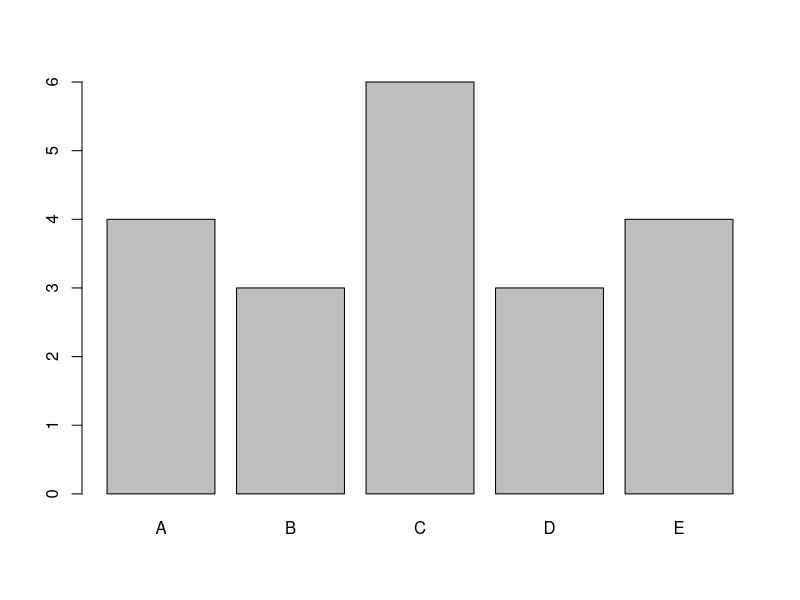
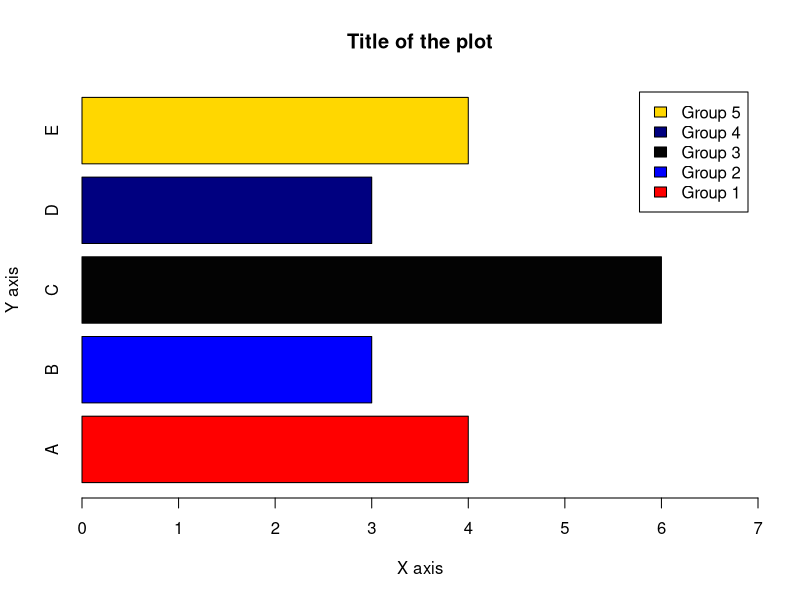
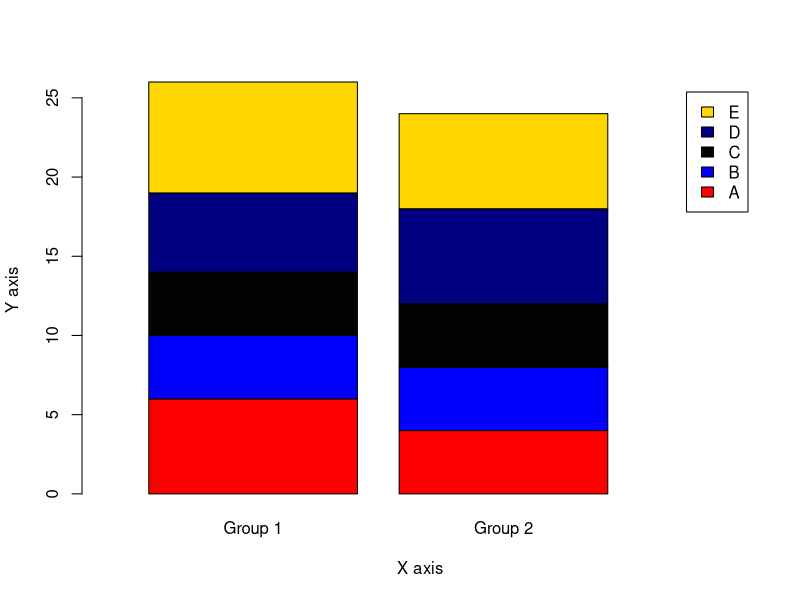
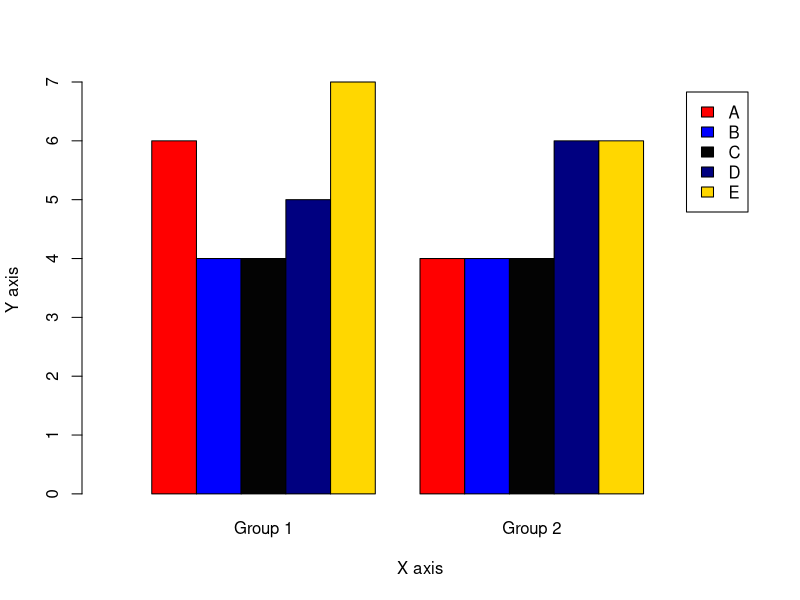
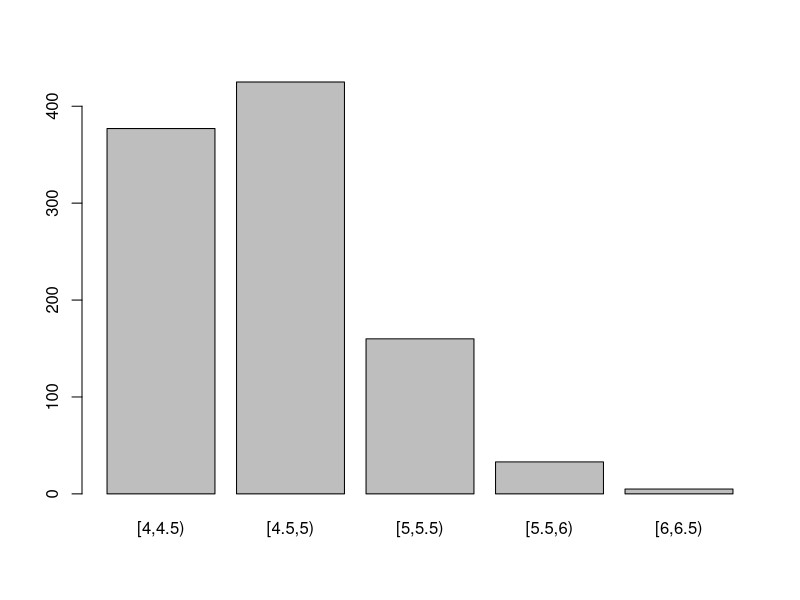
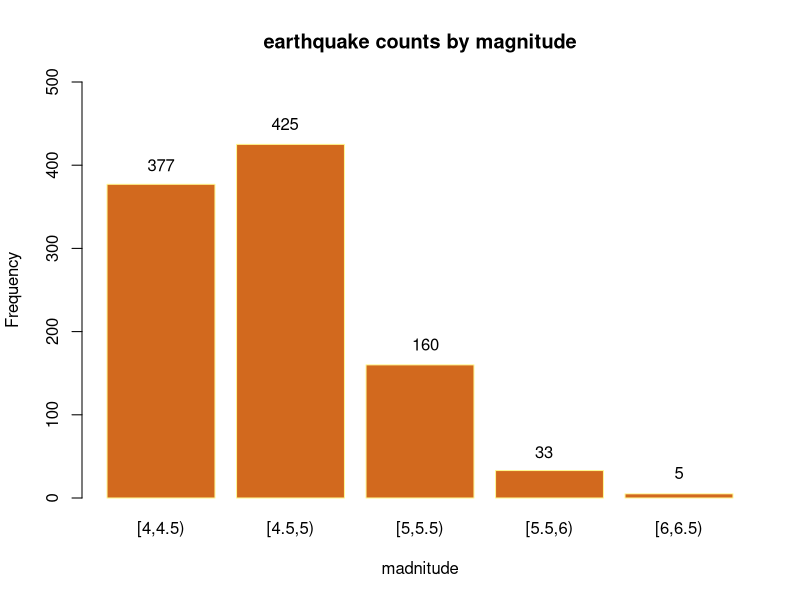
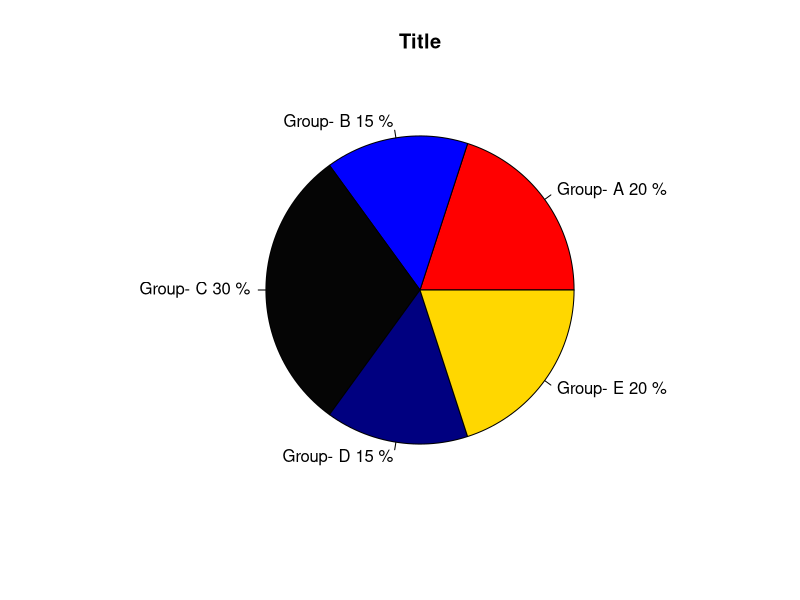
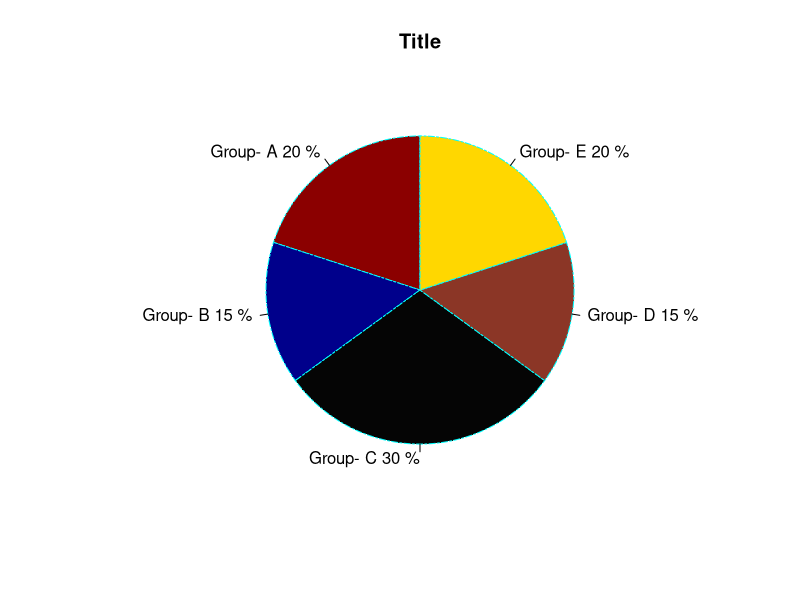

R code for these plots, in order:
### Data Visualization Project ###
##################################

# Data visualization can be defined as the use of graphical or pictorial representations to present data in a way that makes it easier to understand, analyze, and communicate.
# It involves the use of visual elements such as charts, graphs, and maps to help users better understand and interpret complex data sets. Data visualization is an important tool for exploratory data analysis, as well as for communicating results to others.
# By presenting data in a visual format, data visualization can also help to reveal new connections and insights that might not be apparent from a purely numerical or textual analysis.
# Effective data visualization allows viewers to quickly identify patterns, trends, and relationships within the data, and can be used to highlight key insights or communicate complex ideas. 

##############
### Base R ###
##############

# In base R, there are many functions that can be used to create different types of plots. 
# Although there is no clear distinction between high-level and low-level functions, I like to divide functions as such.
# I believe that there are some functions which can be called as high-level plotting functions tend to provide a convenient way to create a specific type of plot with a relatively small amount of code.
# On the other hand, there are some functions which can be called as low-level plotting functions provide more control and flexibility, but require more coding to create a plot.

# At this point, it needs to be noted that the package `ggplot2`, which will be explained later in this project, is built around the concept of "grammar of graphics", which means that it provides a set of rules for building plots by combining basic building blocks or components.
# It is possible to think low-level functions as components in the `ggplot2` package.


# There are five high-level plotting functions in the base R. There functions can be listed as follows:

# barplot() 
# pie() 
# hist() 
# boxplot() 
# plot() 

# There are five high-level plotting functions in the base R. There functions can be listed as follows:

# text()
# points() 
# lines() 
# legend()  
# abline() 
# arrows() 
# symbols()

# I think there is one thing that should be mentioned at this point. 
# High-level plotting functions can create a plot by themselves, while low-level plotting functions must have a high-level function in order to work.


# While showing each high-level function, I will try to explain the working logic of these two types of functions by adding one or more low-level functions.

###############
### Barplot ###
###############

# The barplot() function in base R is used to create bar charts, which are a type of graph that displays categorical data as rectangular bars with heights or lengths proportional to the values they represent.
# By looking at the relative heights or lengths of the bars, it might be possible to quickly compare the values and identify any trends or patterns.
# The barplot() function in base R has several arguments that can be used to customize the appearance and behavior of the resulting bar chart. 

# Here are some of the most commonly used arguments of the barplot() function: 

# height - a vector or matrix of values that represent the heights of the bars. This argument is required.
# names.arg - a vector of names or labels for the bars. The length of this vector should be equal to the length of the height vector.
# col - a vector of colors for the bars. The length of this vector should be equal to the length of the height vector.
# border - the color of the borders of the bars. The default value is "black".
# main - a main title for the plot.
# xlab - a label for the x-axis.
# ylab - a label for the y-axis.
# legend.text - a vector of labels for the legend.
# args.legend - a list of arguments to control the appearance of the legend.
# width - the width of the bars. The default value is 0.5.
# space - the amount of space between the bars. The default value is 1.
# horiz - a logical value that controls the orientation of the bars. If TRUE, the bars are horizontal; if FALSE, they are vertical. The default value is FALSE.
# density - the density of shading lines in the bars. The default value is 1.
# angle - the angle of shading lines in the bars. The default value is 45.

# Lets create a vector for barplot example:
set.seed(111)
x1 <- sample(LETTERS[1:5], size = 20, rep= T)
let <- table(x1)

# basic barplot() looks like the following:
barplot(let)

# here how it looks like if I add some of the arguments
barplot(let, main = "Title of the plot",  
        xlab = "X axis", 
        ylab = "Y axis", 
        horiz = T, 
        col = c("red", "blue", "gray1", "navy", "gold"), # assigns colors by order
        xlim = c(0,7), # limit values of the x axis
        legend.text = c("Group 1", "Group 2", "Group 3", "Group 4", "Group 5")) # add legends by order

# Advantages:
  
# Clear representation of data: Bar plots are an effective way to represent categorical data as they allow easy visualization of the data.
# Easy to understand: Bar plots are intuitive and easy to understand, even for individuals who are not familiar with the data.
# Comparing groups: They allow for easy comparison of data across different categories or groups.
# Flexibility: Bar plots can be used to display many different types of data, including frequency distributions, percentages, and counts.
# Customizability: They can be customized by changing the colors, labels, and orientation of the bars to make them more visually appealing.

# Disadvantages:
  
# Limited to categorical data: Bar plots are only useful for categorical data and may not be appropriate for continuous data.
# Limited to a small number of categories: If there are too many categories, the plot may become too cluttered to read easily.
# Misleading scaling: If the scale of the y-axis is not appropriate, the bars can be misleading and give the impression that the differences between the data points are greater or smaller than they actually are.
# Can hide differences: If the bars are too wide or too close together, differences between the data points may be obscured, making it difficult to accurately compare the data.
# Limitations in data complexity: Bar plots may not be the best choice for displaying complex data, and other visualization methods may be more appropriate.


########################
### stacked bar plot ###
########################

# A stacked bar plot is a type of bar chart that displays multiple variables by stacking them on top of each other. 
# Each bar in the chart represents a category, and the height or length of the bar represents the total value of the variables being stacked. 
# The stacked bar plot breaks down the total value of each category into different segments, with each segment representing a different variable.

set.seed(111)
x1 <- sample(LETTERS[1:5], size = 50, rep = T)        
x2 <- sample(c("Group 1", "Group 2"), size = 50, rep = T)

let2 <- table(x1,x2)

# here how stacked bar plot looks like 
barplot(let2, xlab = "X axis",
        ylab = "Y axis", 
        col = c("red", "blue", "gray1", "navy", "gold"),
        legend.text = rownames(let2),
        xlim = c(0,3))


##########################
### clustered bar plot ###
##########################

# A clustered barplot, also known as a grouped barplot, is a type of bar chart that displays multiple variables for each category by grouping them together. 
# In a clustered barplot, each category has multiple bars, one for each variable being displayed, and the bars for each variable are grouped together side by side.

barplot(let2, xlab = "X axis", 
        ylab = "Y axis", 
        col = c("red", "blue", "gray1", "navy", "gold"),
        legend.text = rownames(let2),
        xlim = c(0,14),
        beside = T) # for clustered barplot

##################################################
### barplot() with a low-level function text() ###
##################################################

# I will use `quakes` dataset
b <- seq(4,6.5, by=0.5) # setting bin widths

c <- cut(quakes$mag, breaks = b, right = F) # where to cut the values

t <- table(c)

# this is how it looks like in a basic form
barplot(t)

# lets rock this!
barplot(t, main = "earthquake counts by magnitude", xlab = "madnitude", 
        ylab = "Frequency",
        col = "chocolate",
        border = "khaki1",
        ylim = c(0,500))
text(0.7, 400,t[1])
text(1.85,450,t[2])
text(3.15,185,t[3])
text(4.25,55,t[4])
text(5.5,30,t[5])


#################
### Pie Chart ###
#################

# A pie chart is a type of circular graph that is commonly used to represent data as a set of slices, where each slice corresponds to a category and its area or angle represents the proportion of that category relative to the whole. 
# The total area or angle of the pie represents the total value of the data being displayed. The pie() function in R is used to create a pie chart

# Here are some of the most commonly used arguments of pie() function: 

# x: A vector of non-negative numeric values that specifies the data to be represented in the pie chart.
# labels: A character vector of labels to be used for each slice of the pie chart.
# main: A title for the pie chart.
# col: A vector of colors to be used for each slice of the pie chart.
# border: A color to be used for the border of each slice of the pie chart.
# lty: The line type to be used for the border of each slice of the pie chart.
# init.angle: The starting angle in degrees for the first slice of the pie chart.
# clockwise: A logical value that specifies whether the slices of the pie chart should be drawn clockwise or counterclockwise.
# density: A value that specifies the density of shading lines for each slice of the pie chart.
# angle: A vector of angles in degrees to be used for shading each slice of the pie chart.
# ...: Additional graphical parameters to be passed to the pie() function, such as cex, font, and family.

# Lets create a vector for pie chart example:
set.seed(111)
x1 <- sample(LETTERS[1:5], size = 20, rep = T)  
let <- table(x1)

r1 <- (let/length(x1))

l1 <- paste("Group-", names(let) , sep= " " , r1*100, "%")

# basic pie() looks like the following:
pie(let, labels = l1, 
    main = "Title",
    col = c("red", "blue", "gray2", "navy", "gold")
)

# here how it looks like if we add some of the arguments
pie(let, labels = l1, 
    main = "Title",
    col = c("red4", "blue4", "gray2", "tomato4", "gold"),
    border = "cyan",
    init.angle = 90,
    lty = 6
)

# Pie charts have several advantages and disadvantages. Some of these include:
  
# Advantages:
  
# Pie charts are easy to understand and interpret, making them a popular choice for displaying data.
# They allow for easy comparison of proportions or percentages across different categories.
# Pie charts have an attractive design that can make data more appealing and engaging.
# Pie charts are efficient in terms of space and can display a large amount of data in a small area.
# They are best used to display one set of data where the categories do not have any overlapping.

# Disadvantages:
  
# Pie charts can be difficult to compare accurately, particularly if the slices are small or if there are many categories.
# They can be misleading if the slices are not drawn to scale or if the angles are not accurate.
# Pie charts may not be the best choice for displaying complex data, and other visualization methods may be more appropriate.
# Pie charts are not ideal for displaying large amounts of data or data with many categories.
# They are limited to displaying proportions and do not show absolute values or counts.

#################
### Histogram ###
#################

# A histogram is a graphical representation of the distribution of a dataset. 
# It is a type of bar plot that represents the frequency or count of values that fall within a set of intervals or "bins". 
# The x-axis represents the intervals or bins of values, while the y-axis represents the frequency or count of values that fall within each interval.

# Bin width is an important detail that has been widely studied in the literature and is still debated. 
# This is because deciding the number and width of the bins in a histogram can have a significant impact on the resulting visualization. 

# Lets look at the significance of the bins with basic histograms.
# I will use mpg variable from the `mtcars` package.

mpg <- mtcars$mpg

# here how basic histogram looks like with default bin width.
hist(mpg)

# if I change breaks as follows, it will look like this. 
hist(mpg, breaks = 2)

# Assuming that I wanted to analyse this histogram to have an idea about the distribution of the mpg variable, I would have different ideas about the distribution of the mpg variable for both graphs. 
# For this reason, there are several methods for determining the appropriate number of bins, including:

# Sturges' formula: This method uses the following formula to determine the number of bins: k = 1 + log2(n), where k is the number of bins and n is the number of data points.
# https://www.tandfonline.com/doi/abs/10.1080/01621459.1926.10502161

# Freedman-Diaconis rule: This method uses the interquartile range (IQR) to determine the width of each bin. The formula for the bin width is: bin width = 2 * IQR / (n^(1/3)), where n is the number of data points.
# https://link.springer.com/article/10.1007/BF01025868

# Scott's rule: This method uses the standard deviation of the data to determine the width of each bin. The formula for the bin width is: bin width = 3.5 * sd / (n^(1/3)), where sd is the standard deviation of the data and n is the number of data points.
# https://academic.oup.com/biomet/article-abstract/66/3/605/232642?redirectedFrom=fulltext


# Here are some of the most commonly used arguments of pie() function:

# x: A vector of numeric values that specifies the data to be represented in the histogram.
# breaks: A specification of the breakpoints (i.e., the edges of the bins) to use in the histogram. This can be a numeric vector, or a function such as breaks = "FD" to use the Freedman-Diaconis rule for determining the bin widths.
# freq: A logical value that specifies whether the y-axis should represent the frequency (i.e., the count of values in each bin) or the density (i.e., the proportion of values in each bin).
# col: The color to use for the bars of the histogram.
# border: The color to use for the borders of the bars of the histogram.
# lwd: The line width to use for the borders of the bars of the histogram.
# density: A value between 0 and 1 specifying the density of shading lines for the bars of the histogram.
# angle: The angle in degrees of the shading lines for the bars of the histogram.
# add: A logical value that specifies whether the histogram should be added to an existing plot.
# axes: A logical value that specifies whether the axes should be drawn for the histogram.
# plot: A logical value that specifies whether the histogram should be plotted.
# labels: A logical value that specifies whether labels should be added to the bars of the histogram.
# ...: Additional graphical parameters to be passed to the hist() function, such as cex, font, and family.

# here how it looks like if I add some of the arguments
hist(mpg,
     breaks = "FD", # for Freedman-Diaconis rule
     freq = F,
     ylim = c(0,0.08),
     col = "burlywood4",
     border = "burlywood2",
     axes = F, labels = T)


################################################
### hist() with a low-level function lines() ###
################################################

# With the low-level function density() it is possible to draw a density line in the histogram, which can give better information about the distribution of the data.

# Lets simulate a data for this example:
set.seed(1212)
x <- rnorm(1000, 10, 4)
x <- sort(x, decreasing = F)
fun <- dnorm(x, mean = mean(x), sd = sd(x)) # calculating density
hist(x, main = "histogram of x", ylab = "Density", xlab = "x",col="grey",
     border="black", probability = T, ylim = c(0, max(fun))) # drawing histogram with high-level function hist()
lines(x,fun, col = 1, lwd = 2) # adding density line with low-level function lines()


# Histograms have several advantages and disadvantages. Some of these include:

# Advantages
  
# Histograms are a useful tool for visualizing the distribution of a dataset. They provide a quick and easy way to see the range, shape, and central tendency of the data.
# Histograms are flexible and can be used to visualize a wide range of data types, including continuous, discrete, and categorical data.
# Histograms can be used to identify outliers and unusual observations that may be skewing the distribution of the data.
# Histograms can be easily created in R and other statistical software packages, and can be customized with a variety of options, such as bin width, color, and labels.

# Disadvantages
  
# The shape and appearance of a histogram can be sensitive to the choice of bin width. Different bin widths can result in different visualizations of the same data, which can make it difficult to compare histograms.
# Histograms can be sensitive to the choice of the number of bins. Too few bins can result in a loss of information about the distribution, while too many bins can create a noisy and difficult-to-interpret histogram.
# Histograms can be misleading if the data are not properly preprocessed or if the data are not representative of the underlying population.
# Histograms can be difficult to interpret for large datasets, or when there is a high degree of variation in the data.


###############
### Boxplot ###
###############

# A boxplot is a graphical representation of the distribution of a dataset. 
# It is a standardized way of displaying the distribution of data based on five summary statistics: the minimum value, the first quartile (Q1), the median, the third quartile (Q3), and the maximum value.

# Here are some of the most commonly used arguments of the boxplot() function: 

# formula: a formula describing the variable(s) to be plotted.
# data: the data frame containing the variables to be plotted.
# subset: an optional vector specifying a subset of the data to be plotted.
# na.action: a function to handle missing data.
# names: a character vector giving the names of the variables to be plotted.
# horizontal: a logical value indicating whether to plot the boxes horizontally or vertically.
# notch: a logical value indicating whether to draw a notch around the median of each box.
# varwidth: a logical value indicating whether the boxes should be drawn with widths proportional to the square root of the number of observations in each group.
# outline: a logical value indicating whether to draw individual points outside of the whiskers.
# col: the color of the boxes, whiskers, and outliers.
# border: the color of the border around the boxes.
# boxwex: the width of the boxes.
# at: a numeric vector giving the locations of the boxes along the x-axis.
# add: a logical value indicating whether to add the boxplot to an existing plot.

# I will use mpg variable again to show how basit boxplot looks like: 
boxplot(mpg)

# here how it looks like if I add some of the arguments to the function:

boxplot(mpg,
        col = "chocolate",
        border = "khaki4",
        notch = T,
        horizontal = T,
        varwidth = T)


#############################################################
### boxplot() with a low-level function text() & abline() ###
#############################################################

# I will use `iris` dataset for this example
boxplot(iris$Sepal.Width~iris$Species, # group by species
        main = "Sepal widths by species",
        col = c("red", "blue", "gold"),
        horizontal = T)
abline(v = mean(iris$Sepal.Width), lty = 2) # adding horizontal line at the mean of sepal.width
text(3.1, 0.5, expression(bar(x))) # adding /xbar

##############
### plot() ###
##############

# In base R, it is possible to draw both line and scatterplot with the plot() function.

###################
### Scatterplot ###
###################

# A scatter plot is a type of graph that displays the relationship between two continuous variables. 
# Each point on the plot represents a single observation, with the x-axis representing the values of one variable and the y-axis representing the values of the other variable.

# Here is a basic scatterplot with plot() function:
plot(mtcars$mpg, mtcars$hp)

# Scatter plots have several advantages and disadvantages. Some of these include:

# Advantages
  
# Provides a visual representation of the relationship between two variables.
# Shows the presence or absence of a relationship between the two variables.
# Helps in identifying outliers, trends, and patterns.
# Provides information about the direction and strength of the relationship between the variables.

# Disadvantages
  
# Scatter plot can only show the relationship between two variables.
# May be difficult to interpret when there are a large number of observations.
# The scatter plot may not always show the true nature of the relationship between the variables.
# Correlation does not imply causation, and it is important to be cautious when interpreting the relationship shown in a scatter plot.

#################
### line plot ###
#################

# A line plot is a graph that displays data points connected by straight lines. 
# The x-axis represents the independent variable, and the y-axis represents the dependent variable. 

# Here is a basic line plot with plot() function:
plot(mpg, type = "l")

# Line plots have several advantages and disadvantages. Some of these include:

# Advantages
  
# Line plots can show trends in data over time and provide insight into how the data changes.
# They can also reveal patterns or fluctuations in the data that may not be immediately apparent from a table of numbers.
# Line plots are easy to create and read, making them an effective way to communicate data to a wide audience.
# They can be used to compare multiple sets of data on the same graph, allowing for easy visual comparison.

# Disadvantages
  
# Line plots may not be appropriate for data that does not change over time.
# They may not be useful for showing data with a large number of categories or data points.
# Line plots can be misleading if the data is not plotted accurately or if the scale of the graph is not appropriate.
# Line plots may not be useful for identifying outliers or extreme values in the data.

# The arguments for the plot() function can vary depending on the type of graph being created. 
# Here are some common arguments for the plot() function:

# x and y: the data to be plotted on the x-axis and y-axis, respectively. 
# type: the type of plot to be created. For example, "p" creates a scatter plot with points, "l" creates a line plot, "b" creates both points and lines, and "h" creates a histogram.
# main: the main title of the plot.
# xlab and ylab: the labels for the x-axis and y-axis, respectively.
# xlim and ylim: limits for the x-axis and y-axis, respectively.
# col: the color to be used for the points or lines
# pch: type of symbol to be used for the points
# lty: Type of line 
# bty: type of box


# Here is a fancy example of the plot() function for scatter plot:
plot(mtcars$mpg, mtcars$hp,
     main = "Title of the plot",
     xlab = "X axis",
     ylab = "Y axis",
     col = "chocolate",
     pch = "x",
     bty = "n"
     )

# Here is a fancy example of the plot() function for line plot:
plot(mpg, 
     type = "l",
     main = "Title of the plot",
     xlab = "X axis",
     ylab = "Y axis",
     col = "chocolate",
     lty = "dashed",
     bty = "L" 
     )

###############################################
### plot() with low-level function points() ###
###############################################
# I will use a partial function to demonstrate the use of these two functions.

x1 <- seq(-2,-1.01, len = 100)
y1 <- x1^2
x2 <- seq(-1,1, len = 100)
y2 <- rep(1, 100) 
x3 <- seq(1.01, 2, len = 100)
y3 <- 2* x3 -1

plot(x1,y1, xlim = c(-2,2), ylim = c(0,5), type = "l", lwd = 3, col = "tomato2", bty = "L", xlab = "", ylab = "", main = "plot() & points()")
points(x2,y2,type = "l", lwd = 3, col = "chocolate4")
points(x3,y3,type = "l", lwd = 3, col = "lightsalmon")

#############################################################
### plot() with a low-level function lines() and legend() ###
#############################################################

# For this example, I will simulate chisquare distributed vectors with different degrees of freedom.
x <- seq(0,60, len=1000)

df <- c(5,10,20,30) # setting degrees of freedom
color <- c("red","blue", "green",  "orange2") # setting line colors
title <- paste("Chi-Square, df=", df, sep = "" ) # setting titles
line_type <- c(2,1,1,1) # setting line types
line_width <- c(1,1,1,1) # setting line widths

plot(x,xlim=c(0,60), ylim = c(0,0.15), main = "Different Chi-Square Distributions", ylab="Density", type = "n") # drawing empty plot
for (i in 1:length(df) ) { # for loop to draw line for each df
  x <- seq(0,60, len=1000)
  fx <- dchisq(x, df = df[i])
  lines(x, fx, main = title[i], xlab = "x", ylab ="Density", col=color[i], lwd = line_width[i], lty = line_width[i])
}
legend("topright", legend = title, col=color, lty = line_type) # legend to distinguish lines

###########
### par ###
###########

# The par() function is a built-in function in R that is used to set or retrieve graphical parameters.
# These parameters control the appearance of the graphics such as the size of the plotting region, the margins, the axes, the color, and more.

# Here are some of the most common arguments for the par() function:
  
# mfrow and mfcol: specify the number of rows and columns of plots to be created on a page. mfrow creates plots in a matrix format, filling rows first, while mfcol fills columns first.
# mar: the margins of the plotting region in the form c(bottom, left, top, right).
# oma: outer margins of the plotting region, i.e., the space between the edge of the plotting region and the main title, axis labels, and so on, in the form c(bottom, left, top, right).
# pty: the type of plot region to be used, either "s" (square) or "m" (maximal).
# xaxs and yaxs: the style of the axis ranges. A value of "r" (default) indicates that the axis limits should be rounded to the nearest integer multiple of the tick interval, while a value of "i" indicates that the axis limits should be exactly at the data range limits.
# col: the color palette to be used for subsequent plots. 
# lty: the default line type to be used for subsequent plots.
# lwd: the default line width to be used for subsequent plots.
# bg: background of the plot
# cex: the size of the text used for plot symbols and axis labels.
# pch: the plotting character to be used for plot symbols.
# las: the orientation of axis labels. A value of 0 indicates horizontal labels, while 1, 2, and 3 indicate labels perpendicular to the axis.
# log: whether the x- and/or y-axis should be plotted on a logarithmic scale. A value of "x" indicates a logarithmic x-axis, while "y" indicates a logarithmic y-axis, and "xy" indicates a logarithmic scale for both axes.
# xlim and ylim: the limits of the x- and y-axis, respectively.
# xaxt and yaxt: the style of the axis ticks. A value of "n" indicates that no axis should be drawn, while "s" indicates a small axis, "m" indicates a medium axis, and "l" indicates a large axis.

par(bg="cornsilk", 
    mfrow = c(2,2), 
    lwd = 4, 
    col = "burlywood4", 
    pty="m", 
    oma = c(0,0,0,0)
    )

for (i in 1:length(df) ) {
  x <- seq(0,60, len=1000)
  fx <- dchisq(x, df = df[i])
  plot(x, fx, main = title[i], xlab = "x", ylab ="Density", col=color[i], type = "l" , lwd=2)
}


# IMPORTANT NOTE: 
# The settings made with the par() function permanently change the graphics settings. For this reason, it is necessary to reset the graphics settings after each use. For this, the dev.off() command can be used.

dev.off()
